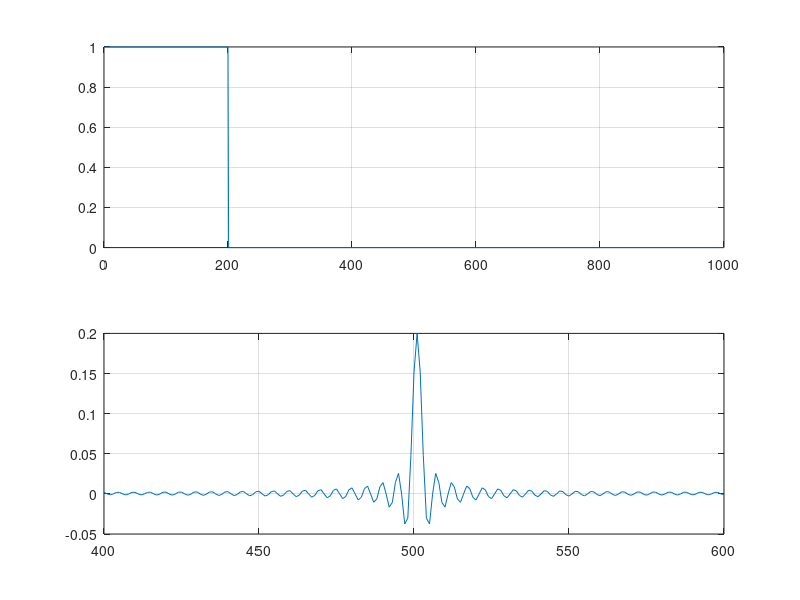
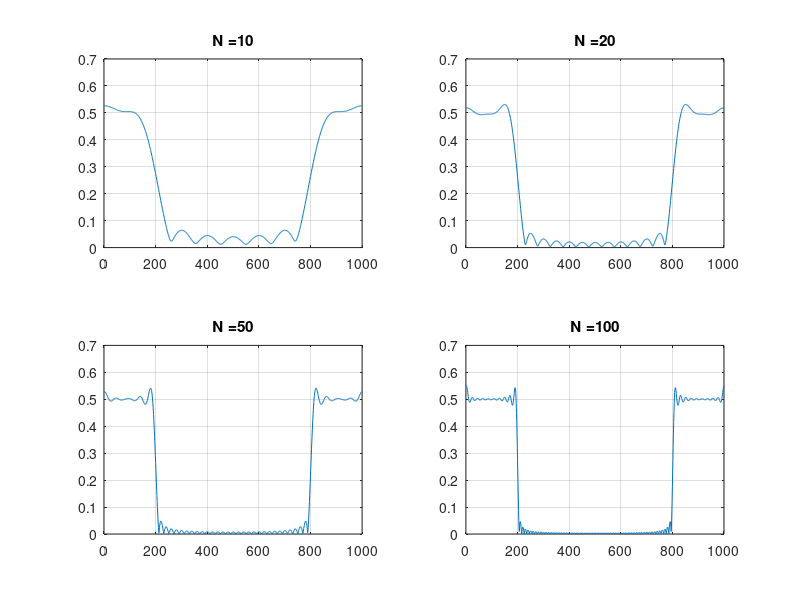

MATLAB code to generate these figures, in order:
clear , clc, close all
fs = 1000;
ts = 0:1/fs:1-1/fs;
N =length(ts);
x =zeros(N,1);
x(1:200) = 1;
y =real(ifftshift(ifft(x))); 
subplot(2,1,1);
plot(x), grid on
subplot(2,1,2);
plot(N/2-100:N/2+100,y(N/2-100:N/2+100)), grid on
d = zeros(N,1);
d(1)= 1;
figure

Nf1 = 10;
af1= filter(y(N/2-Nf1/2:N/2+Nf1/2-1),1,d);
subplot(2,2,1)
plot(abs(fft(af1))), grid on , title("N =10")
Nf2 = 20;
af2= filter(y(N/2-Nf2/2:N/2+Nf2/2-1),1,d);
subplot(2,2,2)
plot(abs(fft(af2))), grid on , title("N =20")
Nf3 = 50;
af3= filter(y(N/2-Nf3/2:N/2+Nf3/2-1),1,d);
subplot(2,2,3)
plot(abs(fft(af3))), grid on , title("N =50")
Nf4 = 100;
af4= filter(y(N/2-Nf4/2:N/2+Nf4/2-1),1,d);
subplot(2,2,4)
plot(abs(fft(af4))), grid on , title("N =100")
